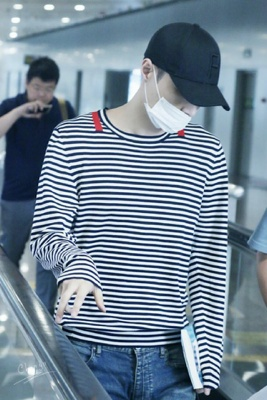
#> input picture data/collected/fastapi/images/fastapi_20250706_223159_981_e7ddb655.jpg, 267 x 400 px
$ python -i drift_detector.py   (imports and definitions only)   (older library calls are emulated)
#> lines starting #> are read from the running program, lines starting #| are printed output that depends on the picture
### src/common/logger.py
"""
Centralized logging configuration for Face Mask Detection MLOps Pipeline
"""

import logging
import sys
from pathlib import Path
from datetime import datetime
from typing import Optional, Dict, Any
import json

class MLOpsLogger:
    """Centralized logger for all MLOps components"""

    def __init__(self, name: str, log_level: str = "INFO"):
        self.name = name
        self.log_level = getattr(logging, log_level.upper())
        self.logger = self._setup_logger()

    def _setup_logger(self) -> logging.Logger:
        """Setup structured logger with file and console handlers"""
        logger = logging.getLogger(self.name)
        logger.setLevel(self.log_level)

        # Avoid duplicate handlers
        if logger.handlers:
            return logger

        # Create formatters
        console_formatter = logging.Formatter(
            '%(asctime)s - %(name)s - %(levelname)s - %(message)s'
        )
        file_formatter = logging.Formatter(
            '%(asctime)s - %(name)s - %(levelname)s - %(filename)s:%(lineno)d - %(message)s'
        )

        # Console handler
        console_handler = logging.StreamHandler(sys.stdout)
        console_handler.setLevel(logging.INFO)
        console_handler.setFormatter(console_formatter)
        logger.addHandler(console_handler)

        # File handler
        log_dir = Path("logs")
        log_dir.mkdir(exist_ok=True)

        file_handler = logging.FileHandler(
            log_dir / f"{self.name}_{datetime.now().strftime('%Y%m%d')}.log"
        )
        file_handler.setLevel(logging.DEBUG)
        file_handler.setFormatter(file_formatter)
        logger.addHandler(file_handler)

        return logger

    # [23 lines left out: functions info, error, warning, debug, not called in this run]

# Pre-configured loggers for different components
training_logger = MLOpsLogger("training")
inference_logger = MLOpsLogger("inference")
monitoring_logger = MLOpsLogger("monitoring")
api_logger = MLOpsLogger("api")
pipeline_logger = MLOpsLogger("pipeline")

def get_logger(component: str) -> MLOpsLogger:
    """Get logger for specific component"""
    return MLOpsLogger(component)

### src/monitoring/drift_detector.py
"""
Face Mask Detection Data Drift Detector

This module detects data drift in input images and model performance
to ensure model reliability and trigger retraining when necessary.
"""

import os
import numpy as np
import pandas as pd
import cv2
from typing import Dict, List, Any, Optional, Tuple, Union
from dataclasses import dataclass
from datetime import datetime, timedelta
import json
import logging
from pathlib import Path
from scipy import stats
from sklearn.metrics import wasserstein_distance
import pickle

from ..common.logger import get_logger
from ..common.utils import load_config

logger = get_logger(__name__)


@dataclass
class DriftResult:
    """Container for drift detection results"""
    timestamp: float
    drift_type: str
    drift_detected: bool
    drift_score: float
    threshold: float
    feature_name: str
    reference_period: str
    current_period: str
    severity: str  # 'low', 'medium', 'high'
    recommendation: str


class ImageFeatureExtractor:
    """Extract statistical features from images for drift detection"""

    @staticmethod
    def extract_basic_features(image_path: str) -> Dict[str, float]:
        """Extract basic image features

        Args:
            image_path: Path to input image

        Returns:
            Dictionary of extracted features
        """
        try:
            img = cv2.imread(image_path)
#> img is the input picture: shape (400, 267, 3); mean B, G, R 148.8, 132.5, 113.5
            if img is None:
                raise ValueError(f"Could not load image: {image_path}")

            # Convert to different color spaces
            gray = cv2.cvtColor(img, cv2.COLOR_BGR2GRAY)
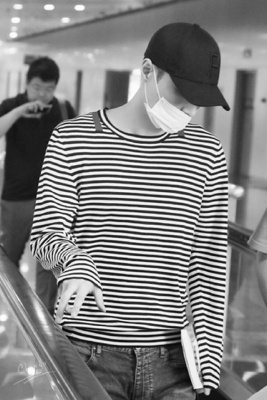
#> gray: shape (400, 267); min 5, max 254, mean 128.7
            hsv = cv2.cvtColor(img, cv2.COLOR_BGR2HSV)
#> hsv: shape (400, 267, 3); mean H, S, V 101.7, 81.3, 149.3

            features = {}

            # Basic statistics
            features['mean_brightness'] = float(np.mean(hsv[:, :, 2]))
            features['std_brightness'] = float(np.std(hsv[:, :, 2]))
            features['mean_saturation'] = float(np.mean(hsv[:, :, 1]))
            features['std_saturation'] = float(np.std(hsv[:, :, 1]))
            features['mean_hue'] = float(np.mean(hsv[:, :, 0]))
            features['std_hue'] = float(np.std(hsv[:, :, 0]))

            # Contrast
            features['contrast'] = float(np.std(gray))

            # Blur detection (variance of Laplacian)
            features['blur_score'] = float(cv2.Laplacian(gray, cv2.CV_64F).var())

            # Edge density
            edges = cv2.Canny(gray, 50, 150)
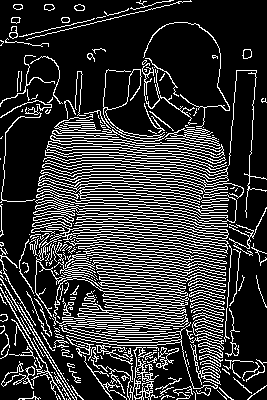
#> edges: shape (400, 267); 20.7% white in thin lines or dots
            features['edge_density'] = float(np.sum(edges > 0) / edges.size)

            # Texture features (Local Binary Pattern approximation)
            features['texture_uniformity'] = ImageFeatureExtractor._calculate_texture_uniformity(gray)
#> in _calculate_texture_uniformity, `local_mean = cv2.filter2D(gray_image.astype(np.float32), -1, kernel)`:
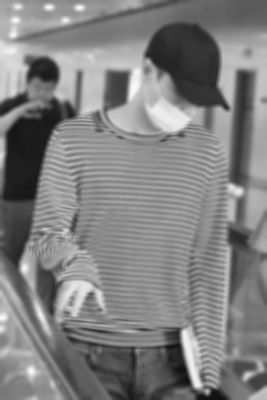
#> local_mean: shape (400, 267) float32; min 15.04, max 251, mean 128.7
#> in _calculate_texture_uniformity, `local_variance = cv2.filter2D((gray_image.astype(np.float32) - local_m..`:
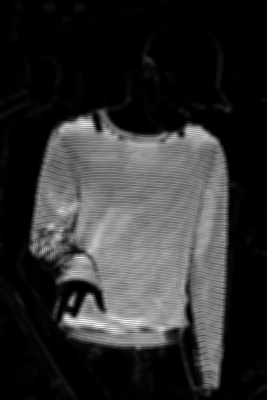
#> local_variance: shape (400, 267) float32; min 0.117, max 10554.4, mean 1981.4; drawn with min black and max white

            # Color distribution
            b, g, r = cv2.split(img)
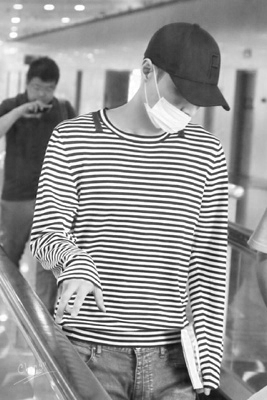
#> b: shape (400, 267); min 13, max 255, mean 148.8
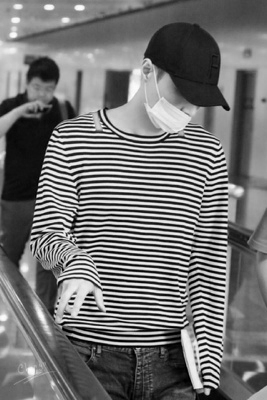
#> r: shape (400, 267); min 0, max 255, mean 113.5
            features['red_mean'] = float(np.mean(r))
            features['green_mean'] = float(np.mean(g))
            features['blue_mean'] = float(np.mean(b))
            features['red_std'] = float(np.std(r))
            features['green_std'] = float(np.std(g))
            features['blue_std'] = float(np.std(b))

            # Image dimensions
            h, w, c = img.shape
#> h = 400; w = 267; c = 3
            features['aspect_ratio'] = float(w / h)
            features['image_size'] = float(h * w)

            return features

        except Exception as e:
            logger.error(f"Failed to extract features from {image_path}: {e}")
            return {}

    @staticmethod
    def _calculate_texture_uniformity(gray_image: np.ndarray) -> float:
        """Calculate texture uniformity using local variance"""
        try:
            # Calculate local variance using a sliding window
            kernel = np.ones((5, 5), np.float32) / 25
            local_mean = cv2.filter2D(gray_image.astype(np.float32), -1, kernel)
            local_variance = cv2.filter2D((gray_image.astype(np.float32) - local_mean) ** 2, -1, kernel)

            return float(np.mean(local_variance))
        except Exception:
            return 0.0


class DataDriftDetector:
    """Detect data drift using statistical methods"""

    # [463 lines left out: functions __init__, set_reference_data, detect_drift, _kolmogorov_smirnov_test, _wasserstein_distance_test, _population_stability_index and 5 more, not called in this run]


# [2 lines not run here, left out]

>>> result = ImageFeatureExtractor().extract_basic_features('../../data/collected/fastapi/images/fastapi_20250706_223159_981_e7ddb655.jpg')
#> result = 18 items
